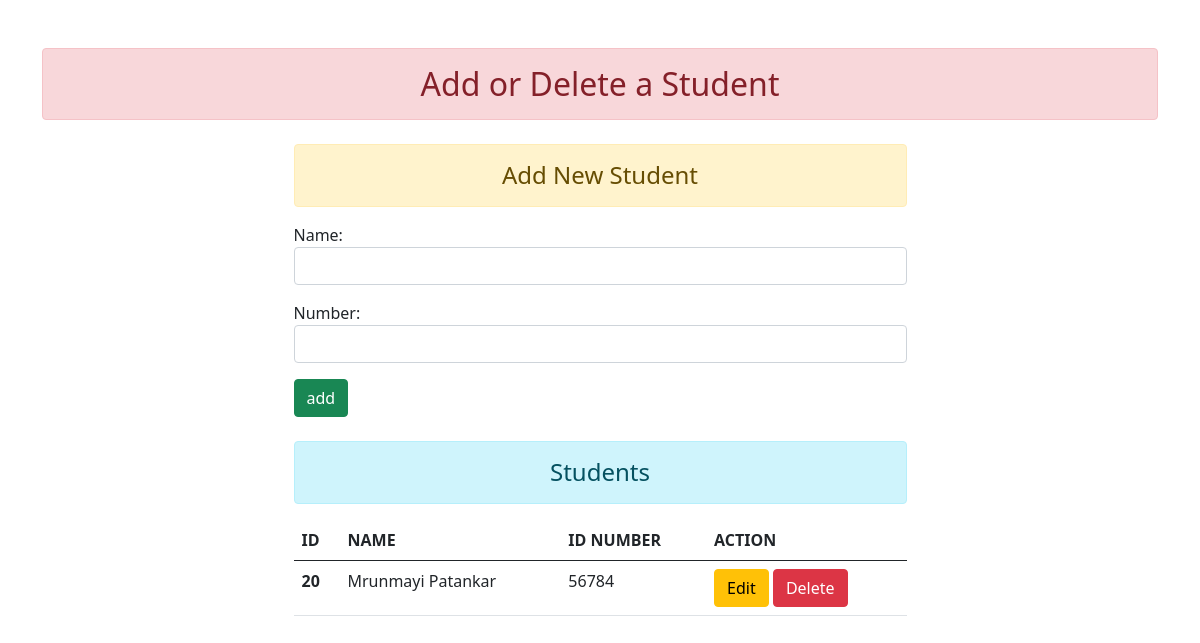
Before: /pmain_add with the older database file.
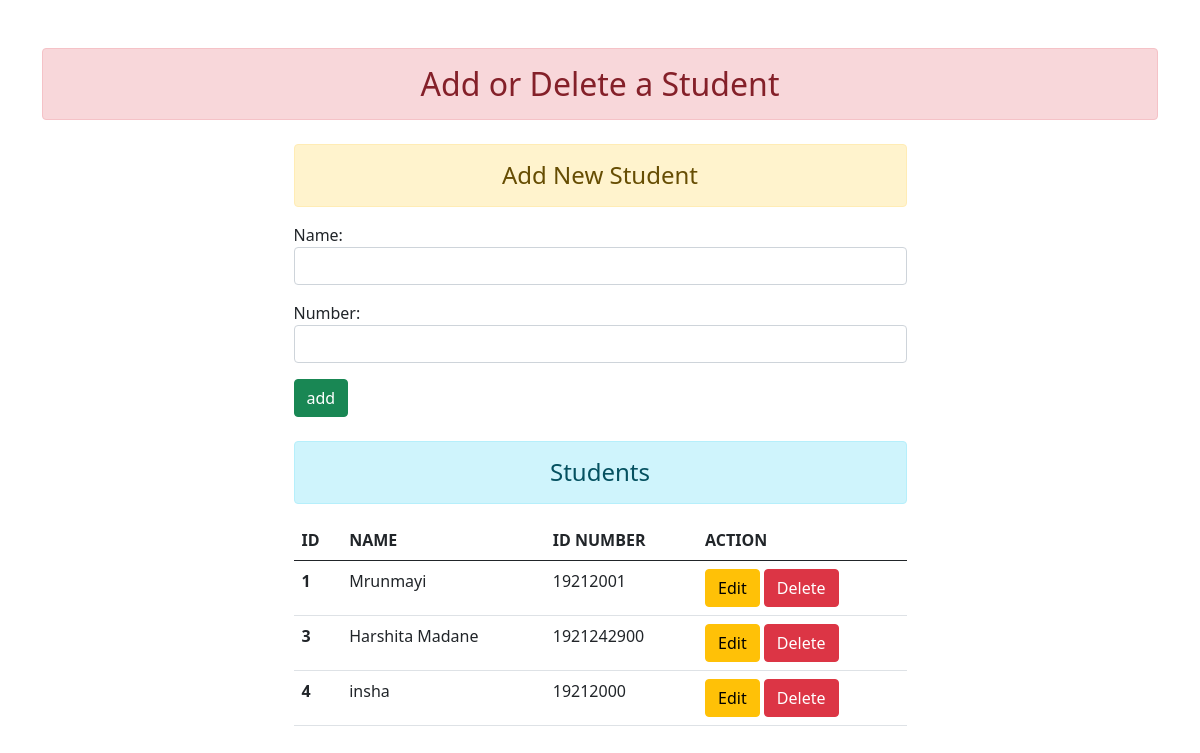
After: the same page with the newer database file.
### home/models.py (models this page shows)
class student_add(models.Model):
    name = models.CharField(max_length=100)
    number = models.CharField(max_length=70)

### home/views.py (the view)
# urls.py: path('pmain_add',views.pmain_add ,name='pmain_add.html'),
def pmain_add(request):
    if request.method == 'POST':
        fm = student_addform(request.POST)
        if fm.is_valid():
            name = fm.cleaned_data['name']
            number =fm.cleaned_data['number']
            reg = student_add(name = name , number = number)
            reg.save()
            fm = student_addform()
    else:
        fm = student_addform()
    stud = student_add.objects.all()
    return render(request,"pmain_add.html" , {'form':fm , 'stu':stud})

### home/forms.py
class student_addform(forms.ModelForm):
    class Meta:
        model = student_add
        fields = ['name' , 'number']
        widgets = {
            'name' : forms.TextInput(attrs={'class':'form-control'}),
            'number' : forms.TextInput(attrs={'class':'form-control'})
        }

### templates/pmain_add.html (shortened to what this page needs)
{% extends 'pmain_base.html'%}
{% block content%}
<div class="container">
  <div class = ' container center my-4 col-sm-7'>
    <h4  class='text-center alert alert-warning'>Add New Student</h4>
    <form action="" method="POST">
      {{ form.as_p}}
      <input type = 'submit' class = 'btn btn-success' value = 'add'>
    </form>
  </div>
  <div class=" container my-4 col-sm-7">
    <h4 class = 'text-center alert alert-info'>Students</h4>
    {% if stu %}
    <table class="table table-hover">
      <thead>
        <tr>
          <th scope="col">ID</th>
          <th scope="col">NAME</th>
          <th scope="col">ID NUMBER</th>
          <th scope="col">ACTION</th>
        </tr>
      </thead>
      <tbody>
        {% for i in stu %}
        <tr>
          <th scope="row">{{i.id}}</th>
          <td>{{i.name}}</td>
          <td>{{i.number}}</td>
          <td>
            <a href = '{% url "updatedata" i.id %}' class='btn btn-warning '>Edit</a>
            <form action="{% url 'delete_data' i.id %}" method="POST" class="d-inline">
              <input type="submit" class='btn btn-danger ' value ='Delete'>
            </form>
          </td>
        </tr>
        {% endfor %}
      </tbody>
    </table>
    {% else %}
    <h4 class='text-center alert alert-warning'>No Records</h4>
    {% endif %}
  </div>
</div>
{% endblock content%}

### templates/pmain_base.html (shortened to what this page needs)
<!doctype html>
<html lang="en">
  <head>
    <link rel="stylesheet" href="css\style.css">
    <link href="https://cdn.jsdelivr.net/npm/bootstrap@5.0.0-beta2/dist/css/bootstrap.min.css" rel="stylesheet">
  </head>
  <body>
    <div class='container my-5'>
      <h2 class="text-center alert alert-danger">Add or Delete a Student</h2>
      {% block content%} {% endblock content%}
    </div>
  </body>
</html>

Changed rows visible on the page:
removed student_add: id "20", name "Mrunmayi Patankar", number "56784"
added student_add: id "1", name "Mrunmayi", number "19212001"
added student_add: id "3", name "Harshita Madane", number "1921242900"
added student_add: id "4", name "insha", number "19212000"
